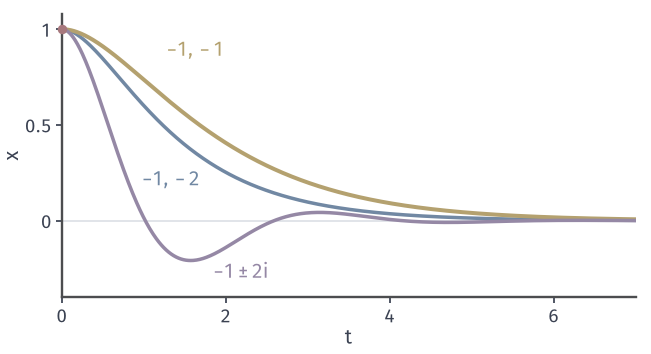

Source code (Python):
from pathlib import Path
import sys
ROOT = next(p for p in Path(__file__).resolve().parents if (p/'build.sh').is_file() and (p/'tex/book.tex').is_file())
sys.path.insert(0, str(ROOT/'figures/06-differential-equations/01-ordinary-differential-equations/matplotlib/lde-common'))
from lde_common import *
HERE = Path(__file__).resolve().parent
# 目标：三个二阶方程同一初值 x(0)=1,x'(0)=0：实根、重根、复根。
fig, ax = figure(width_mm=92, height_mm=50)
panel(fig, .095, .975, .96, .16)
t = np.linspace(0, 7, 700)
ax.axhline(0, color=GRID, lw=.6, zorder=0)
ax.plot(t, 2*np.exp(-t)-np.exp(-2*t), color=BLUE, lw=MAIN)
ax.plot(t, (1+t)*np.exp(-t), color=YELLOW, lw=1.6)
ax.plot(t, np.exp(-t)*(np.cos(2*t)+.5*np.sin(2*t)), color=PURPLE, lw=1.4)
ax.plot([0], [1], 'o', ms=3.8, color=RED, mew=0, clip_on=False, zorder=5)
ax.text(1.28, .86, '$-1,-1$', color=YELLOW); ax.text(.98, .18, '$-1,-2$', color=BLUE)
ax.text(1.85, -.3, '$-1\\pm 2\\mathrm{i}$', color=PURPLE)
ax.set_xlim(0, 7); ax.set_ylim(-.4, 1.08); ax.set_xticks([0, 2, 4, 6]); ax.set_yticks([0, .5, 1]); ax.set_yticklabels(['0', '0.5', '1']); label(ax, '$t$', '$x$')
save(fig, HERE, 'figure', {'p1': 'z^2+3z+2', 'p2': 'z^2+2z+1', 'p3': 'z^2+2z+5', 'init': [1, 0]})
